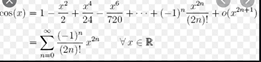
#> input picture idk.png, 261 x 62 px
$ python main.py
#> lines starting #> are read from the running program, lines starting #| are printed output that depends on the picture
from PIL import Image,ImageDraw,ImageFont


image = Image.open('idk.png')
#> image is the input picture: PIL image 261x62 RGBA; mean R, G, B, A 231.4, 231.4, 231.5, 255
font_type = ImageFont.truetype("arial.ttf", 15)
draw = ImageDraw.Draw(image)
draw.text(xy=(100,20),fill=(0,0,0), text= "confused screaming", font = font_type)


image.show()
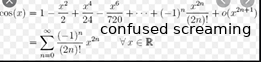
#> shown: PIL image 261x62 RGBA; mean R, G, B, A 224.9, 225, 225, 255
